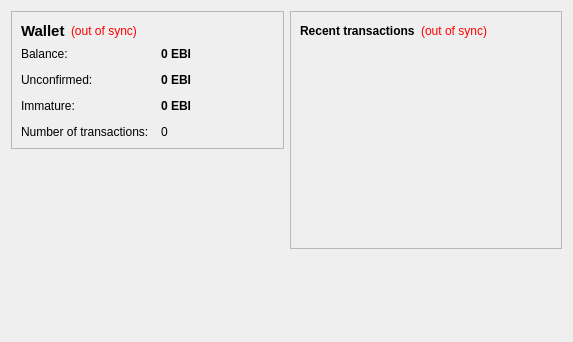
<?xml version="1.0" encoding="UTF-8"?>
<ui version="4.0">
 <class>OverviewPage</class>
 <widget class="QWidget" name="OverviewPage">
  <property name="geometry">
   <rect>
    <x>0</x>
    <y>0</y>
    <width>573</width>
    <height>342</height>
   </rect>
  </property>
  <property name="windowTitle">
   <string>Form</string>
  </property>
  <layout class="QHBoxLayout" name="horizontalLayout" stretch="1,1">
   <item>
    <layout class="QVBoxLayout" name="verticalLayout_2">
     <item>
      <widget class="QFrame" name="frame">
       <property name="frameShape">
        <enum>QFrame::StyledPanel</enum>
       </property>
       <property name="frameShadow">
        <enum>QFrame::Raised</enum>
       </property>
       <layout class="QVBoxLayout" name="verticalLayout_4">
        <item>
         <layout class="QHBoxLayout" name="horizontalLayout_4">
          <item>
           <widget class="QLabel" name="label_5">
            <property name="font">
             <font>
              <pointsize>11</pointsize>
              <weight>75</weight>
              <bold>true</bold>
             </font>
            </property>
            <property name="text">
             <string>Wallet</string>
            </property>
           </widget>
          </item>
          <item>
           <widget class="QLabel" name="labelWalletStatus">
            <property name="toolTip">
             <string>The displayed information may be out of date. Your wallet automatically synchronizes with the Eurobit network after a connection is established, but this process has not completed yet.</string>
            </property>
            <property name="styleSheet">
             <string notr="true">QLabel { color: red; }</string>
            </property>
            <property name="text">
             <string notr="true">(out of sync)</string>
            </property>
            <property name="alignment">
             <set>Qt::AlignLeading|Qt::AlignLeft|Qt::AlignVCenter</set>
            </property>
           </widget>
          </item>
          <item>
           <spacer name="horizontalSpacer_2">
            <property name="orientation">
             <enum>Qt::Horizontal</enum>
            </property>
            <property name="sizeHint" stdset="0">
             <size>
              <width>40</width>
              <height>20</height>
             </size>
            </property>
           </spacer>
          </item>
         </layout>
        </item>
        <item>
         <layout class="QFormLayout" name="formLayout_2">
          <property name="fieldGrowthPolicy">
           <enum>QFormLayout::AllNonFixedFieldsGrow</enum>
          </property>
          <property name="horizontalSpacing">
           <number>12</number>
          </property>
          <property name="verticalSpacing">
           <number>12</number>
          </property>
          <item row="0" column="0">
           <widget class="QLabel" name="label">
            <property name="text">
             <string>Balance:</string>
            </property>
           </widget>
          </item>
          <item row="0" column="1">
           <widget class="QLabel" name="labelBalance">
            <property name="font">
             <font>
              <weight>75</weight>
              <bold>true</bold>
             </font>
            </property>
            <property name="cursor">
             <cursorShape>IBeamCursor</cursorShape>
            </property>
            <property name="toolTip">
             <string>Your current balance</string>
            </property>
            <property name="text">
             <string notr="true">0 EBI</string>
            </property>
            <property name="textInteractionFlags">
             <set>Qt::LinksAccessibleByMouse|Qt::TextSelectableByKeyboard|Qt::TextSelectableByMouse</set>
            </property>
           </widget>
          </item>
          <item row="1" column="0">
           <widget class="QLabel" name="label_3">
            <property name="text">
             <string>Unconfirmed:</string>
            </property>
           </widget>
          </item>
          <item row="1" column="1">
           <widget class="QLabel" name="labelUnconfirmed">
            <property name="font">
             <font>
              <weight>75</weight>
              <bold>true</bold>
             </font>
            </property>
            <property name="cursor">
             <cursorShape>IBeamCursor</cursorShape>
            </property>
            <property name="toolTip">
             <string>Total of transactions that have yet to be confirmed, and do not yet count toward the current balance</string>
            </property>
            <property name="text">
             <string notr="true">0 EBI</string>
            </property>
            <property name="textInteractionFlags">
             <set>Qt::LinksAccessibleByMouse|Qt::TextSelectableByKeyboard|Qt::TextSelectableByMouse</set>
            </property>
           </widget>
          </item>
          <item row="3" column="0">
           <widget class="QLabel" name="label_2">
            <property name="text">
             <string>Number of transactions:</string>
            </property>
           </widget>
          </item>
          <item row="3" column="1">
           <widget class="QLabel" name="labelNumTransactions">
            <property name="toolTip">
             <string>Total number of transactions in wallet</string>
            </property>
            <property name="text">
             <string notr="true">0</string>
            </property>
           </widget>
          </item>
          <item row="2" column="0">
           <widget class="QLabel" name="labelImmatureText">
            <property name="text">
             <string>Immature:</string>
            </property>
           </widget>
          </item>
          <item row="2" column="1">
           <widget class="QLabel" name="labelImmature">
            <property name="font">
             <font>
              <weight>75</weight>
              <bold>true</bold>
             </font>
            </property>
            <property name="toolTip">
             <string>Mined balance that has not yet matured</string>
            </property>
            <property name="text">
             <string notr="true">0 EBI</string>
            </property>
            <property name="textInteractionFlags">
             <set>Qt::LinksAccessibleByMouse|Qt::TextSelectableByKeyboard|Qt::TextSelectableByMouse</set>
            </property>
           </widget>
          </item>
         </layout>
        </item>
       </layout>
      </widget>
     </item>
     <item>
      <spacer name="verticalSpacer">
       <property name="orientation">
        <enum>Qt::Vertical</enum>
       </property>
       <property name="sizeHint" stdset="0">
        <size>
         <width>20</width>
         <height>40</height>
        </size>
       </property>
      </spacer>
     </item>
    </layout>
   </item>
   <item>
    <layout class="QVBoxLayout" name="verticalLayout_3">
     <item>
      <widget class="QFrame" name="frame_2">
       <property name="frameShape">
        <enum>QFrame::StyledPanel</enum>
       </property>
       <property name="frameShadow">
        <enum>QFrame::Raised</enum>
       </property>
       <layout class="QVBoxLayout" name="verticalLayout">
        <item>
         <layout class="QHBoxLayout" name="horizontalLayout_2">
          <item>
           <widget class="QLabel" name="label_4">
            <property name="text">
             <string>&lt;b&gt;Recent transactions&lt;/b&gt;</string>
            </property>
           </widget>
          </item>
          <item>
           <widget class="QLabel" name="labelTransactionsStatus">
            <property name="toolTip">
             <string>The displayed information may be out of date. Your wallet automatically synchronizes with the Eurobit network after a connection is established, but this process has not completed yet.</string>
            </property>
            <property name="styleSheet">
             <string notr="true">QLabel { color: red; }</string>
            </property>
            <property name="text">
             <string notr="true">(out of sync)</string>
            </property>
            <property name="alignment">
             <set>Qt::AlignRight|Qt::AlignTrailing|Qt::AlignVCenter</set>
            </property>
           </widget>
          </item>
          <item>
           <spacer name="horizontalSpacer">
            <property name="orientation">
             <enum>Qt::Horizontal</enum>
            </property>
            <property name="sizeHint" stdset="0">
             <size>
              <width>40</width>
              <height>20</height>
             </size>
            </property>
           </spacer>
          </item>
         </layout>
        </item>
        <item>
         <widget class="QListView" name="listTransactions">
          <property name="styleSheet">
           <string notr="true">QListView { background: transparent; }</string>
          </property>
          <property name="frameShape">
           <enum>QFrame::NoFrame</enum>
          </property>
          <property name="verticalScrollBarPolicy">
           <enum>Qt::ScrollBarAlwaysOff</enum>
          </property>
          <property name="horizontalScrollBarPolicy">
           <enum>Qt::ScrollBarAlwaysOff</enum>
          </property>
          <property name="selectionMode">
           <enum>QAbstractItemView::NoSelection</enum>
          </property>
         </widget>
        </item>
       </layout>
      </widget>
     </item>
     <item>
      <spacer name="verticalSpacer_2">
       <property name="orientation">
        <enum>Qt::Vertical</enum>
       </property>
       <property name="sizeHint" stdset="0">
        <size>
         <width>20</width>
         <height>40</height>
        </size>
       </property>
      </spacer>
     </item>
    </layout>
   </item>
  </layout>
 </widget>
 <resources/>
 <connections/>
</ui>
